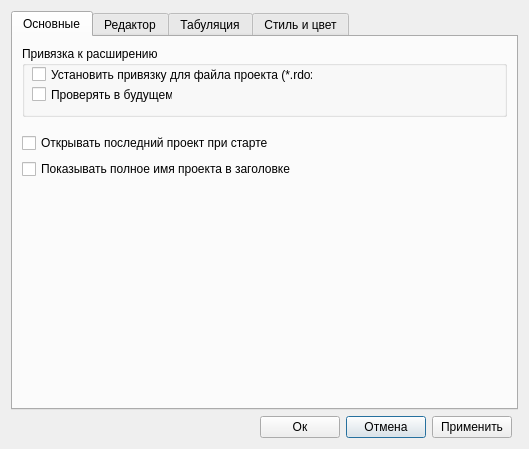
<?xml version="1.0" encoding="UTF-8"?>
<ui version="4.0">
 <class>ViewPreferencesDialog</class>
 <widget class="QDialog" name="ViewPreferencesDialog">
  <property name="geometry">
   <rect>
    <x>0</x>
    <y>0</y>
    <width>499</width>
    <height>449</height>
   </rect>
  </property>
  <property name="windowTitle">
   <string>Настройки</string>
  </property>
  <layout class="QGridLayout" name="gridLayout">
   <item row="1" column="2">
    <widget class="QPushButton" name="buttonCancel">
     <property name="text">
      <string>Отмена</string>
     </property>
    </widget>
   </item>
   <item row="1" column="3">
    <widget class="QPushButton" name="buttonApply">
     <property name="text">
      <string>Применить</string>
     </property>
    </widget>
   </item>
   <item row="1" column="0">
    <spacer name="horizontalSpacer">
     <property name="orientation">
      <enum>Qt::Horizontal</enum>
     </property>
     <property name="sizeHint" stdset="0">
      <size>
       <width>149</width>
       <height>20</height>
      </size>
     </property>
    </spacer>
   </item>
   <item row="1" column="1">
    <widget class="QPushButton" name="buttonOk">
     <property name="text">
      <string>Ок</string>
     </property>
    </widget>
   </item>
   <item row="0" column="0" colspan="5">
    <widget class="QTabWidget" name="tabWidget">
     <property name="currentIndex">
      <number>0</number>
     </property>
     <widget class="QWidget" name="tab_1">
      <property name="accessibleName">
       <string/>
      </property>
      <attribute name="title">
       <string>Основные</string>
      </attribute>
      <layout class="QGridLayout" name="gridLayout_2">
       <item row="0" column="0">
        <layout class="QVBoxLayout" name="verticalLayout_2">
         <item>
          <widget class="QGroupBox" name="groupBox">
           <property name="title">
            <string>Привязка к расширению</string>
           </property>
           <widget class="QCheckBox" name="setupCheckBox">
            <property name="geometry">
             <rect>
              <x>10</x>
              <y>20</y>
              <width>281</width>
              <height>17</height>
             </rect>
            </property>
            <property name="text">
             <string>Установить привязку для файла проекта (*.rdox)</string>
            </property>
           </widget>
           <widget class="QCheckBox" name="checkInFutureCheckBox">
            <property name="geometry">
             <rect>
              <x>10</x>
              <y>40</y>
              <width>141</width>
              <height>17</height>
             </rect>
            </property>
            <property name="text">
             <string>Проверять в будущем</string>
            </property>
           </widget>
          </widget>
         </item>
         <item>
          <spacer name="verticalSpacer_3">
           <property name="orientation">
            <enum>Qt::Vertical</enum>
           </property>
           <property name="sizeType">
            <enum>QSizePolicy::Maximum</enum>
           </property>
           <property name="sizeHint" stdset="0">
            <size>
             <width>20</width>
             <height>10</height>
            </size>
           </property>
          </spacer>
         </item>
         <item>
          <widget class="QCheckBox" name="openLastProjectCheckBox">
           <property name="text">
            <string>Открывать последний проект при старте</string>
           </property>
          </widget>
         </item>
         <item>
          <widget class="QCheckBox" name="showFullNameCheckBox">
           <property name="text">
            <string>Показывать полное имя проекта в заголовке</string>
           </property>
          </widget>
         </item>
        </layout>
       </item>
       <item row="1" column="0">
        <spacer name="verticalSpacer_2">
         <property name="orientation">
          <enum>Qt::Vertical</enum>
         </property>
         <property name="sizeType">
          <enum>QSizePolicy::Minimum</enum>
         </property>
         <property name="sizeHint" stdset="0">
          <size>
           <width>20</width>
           <height>220</height>
          </size>
         </property>
        </spacer>
       </item>
      </layout>
     </widget>
     <widget class="QWidget" name="tab_2">
      <attribute name="title">
       <string>Редактор</string>
      </attribute>
      <layout class="QVBoxLayout" name="verticalLayout">
       <item>
        <layout class="QHBoxLayout" name="horizontalLayout">
         <item>
          <widget class="QGroupBox" name="groupBoxAutoComplete">
           <property name="sizePolicy">
            <sizepolicy hsizetype="Expanding" vsizetype="Expanding">
             <horstretch>0</horstretch>
             <verstretch>0</verstretch>
            </sizepolicy>
           </property>
           <property name="minimumSize">
            <size>
             <width>200</width>
             <height>100</height>
            </size>
           </property>
           <property name="title">
            <string>Авто-завершение</string>
           </property>
           <widget class="QCheckBox" name="checkBoxCodeCompUse">
            <property name="geometry">
             <rect>
              <x>10</x>
              <y>20</y>
              <width>171</width>
              <height>17</height>
             </rect>
            </property>
            <property name="sizePolicy">
             <sizepolicy hsizetype="Expanding" vsizetype="Fixed">
              <horstretch>0</horstretch>
              <verstretch>0</verstretch>
             </sizepolicy>
            </property>
            <property name="text">
             <string>Включить</string>
            </property>
           </widget>
           <widget class="QRadioButton" name="radioButtonFullList">
            <property name="geometry">
             <rect>
              <x>20</x>
              <y>50</y>
              <width>131</width>
              <height>17</height>
             </rect>
            </property>
            <property name="text">
             <string>Полный список</string>
            </property>
           </widget>
           <widget class="QRadioButton" name="radioButtonNearestWords">
            <property name="geometry">
             <rect>
              <x>20</x>
              <y>70</y>
              <width>171</width>
              <height>17</height>
             </rect>
            </property>
            <property name="sizePolicy">
             <sizepolicy hsizetype="Expanding" vsizetype="Fixed">
              <horstretch>0</horstretch>
              <verstretch>0</verstretch>
             </sizepolicy>
            </property>
            <property name="text">
             <string>Только ближайшие слова</string>
            </property>
           </widget>
          </widget>
         </item>
         <item>
          <widget class="QGroupBox" name="groupBoxLeft">
           <property name="sizePolicy">
            <sizepolicy hsizetype="Expanding" vsizetype="Expanding">
             <horstretch>0</horstretch>
             <verstretch>0</verstretch>
            </sizepolicy>
           </property>
           <property name="minimumSize">
            <size>
             <width>200</width>
             <height>100</height>
            </size>
           </property>
           <property name="title">
            <string>Слева</string>
           </property>
           <widget class="QCheckBox" name="checkBoxMarginFold">
            <property name="geometry">
             <rect>
              <x>10</x>
              <y>20</y>
              <width>281</width>
              <height>17</height>
             </rect>
            </property>
            <property name="text">
             <string>Выводить группы</string>
            </property>
           </widget>
           <widget class="QCheckBox" name="checkBoxMarginBookmark">
            <property name="geometry">
             <rect>
              <x>10</x>
              <y>40</y>
              <width>281</width>
              <height>17</height>
             </rect>
            </property>
            <property name="text">
             <string>Выводить закладки</string>
            </property>
           </widget>
           <widget class="QCheckBox" name="checkBoxMarginLineNum">
            <property name="geometry">
             <rect>
              <x>10</x>
              <y>60</y>
              <width>301</width>
              <height>21</height>
             </rect>
            </property>
            <property name="sizePolicy">
             <sizepolicy hsizetype="Expanding" vsizetype="Fixed">
              <horstretch>0</horstretch>
              <verstretch>0</verstretch>
             </sizepolicy>
            </property>
            <property name="text">
             <string>Выводить номера строк</string>
            </property>
           </widget>
          </widget>
         </item>
        </layout>
       </item>
       <item>
        <spacer name="verticalSpacer">
         <property name="orientation">
          <enum>Qt::Vertical</enum>
         </property>
         <property name="sizeType">
          <enum>QSizePolicy::Expanding</enum>
         </property>
         <property name="sizeHint" stdset="0">
          <size>
           <width>20</width>
           <height>173</height>
          </size>
         </property>
        </spacer>
       </item>
      </layout>
     </widget>
     <widget class="QWidget" name="tab_3">
      <attribute name="title">
       <string>Табуляция</string>
      </attribute>
      <layout class="QGridLayout" name="gridLayout_3">
       <item row="0" column="0">
        <widget class="QGroupBox" name="groupBox_2">
         <property name="title">
          <string/>
         </property>
         <layout class="QGridLayout" name="gridLayout_4">
          <item row="0" column="0">
           <layout class="QHBoxLayout" name="horizontalLayout_4">
            <item>
             <layout class="QVBoxLayout" name="verticalLayout_3">
              <property name="sizeConstraint">
               <enum>QLayout::SetMinimumSize</enum>
              </property>
              <item>
               <layout class="QHBoxLayout" name="horizontalLayout_2">
                <item>
                 <widget class="QLabel" name="tabSizeLabel">
                  <property name="sizePolicy">
                   <sizepolicy hsizetype="Fixed" vsizetype="Preferred">
                    <horstretch>0</horstretch>
                    <verstretch>0</verstretch>
                   </sizepolicy>
                  </property>
                  <property name="text">
                   <string>Размер табуляции</string>
                  </property>
                 </widget>
                </item>
                <item>
                 <spacer name="horizontalSpacer_3">
                  <property name="orientation">
                   <enum>Qt::Horizontal</enum>
                  </property>
                  <property name="sizeHint" stdset="0">
                   <size>
                    <width>40</width>
                    <height>20</height>
                   </size>
                  </property>
                 </spacer>
                </item>
                <item>
                 <widget class="QLineEdit" name="tabSizeLineEdit">
                  <property name="sizePolicy">
                   <sizepolicy hsizetype="Fixed" vsizetype="Fixed">
                    <horstretch>0</horstretch>
                    <verstretch>0</verstretch>
                   </sizepolicy>
                  </property>
                  <property name="maximumSize">
                   <size>
                    <width>70</width>
                    <height>16777215</height>
                   </size>
                  </property>
                 </widget>
                </item>
               </layout>
              </item>
              <item>
               <layout class="QHBoxLayout" name="horizontalLayout_3">
                <item>
                 <widget class="QLabel" name="indentSizeLabel">
                  <property name="text">
                   <string>Размер отступа</string>
                  </property>
                 </widget>
                </item>
                <item>
                 <spacer name="horizontalSpacer_2">
                  <property name="orientation">
                   <enum>Qt::Horizontal</enum>
                  </property>
                  <property name="sizeHint" stdset="0">
                   <size>
                    <width>40</width>
                    <height>20</height>
                   </size>
                  </property>
                 </spacer>
                </item>
                <item>
                 <widget class="QLineEdit" name="indentSizeLineEdit">
                  <property name="minimumSize">
                   <size>
                    <width>70</width>
                    <height>0</height>
                   </size>
                  </property>
                  <property name="maximumSize">
                   <size>
                    <width>70</width>
                    <height>16777215</height>
                   </size>
                  </property>
                 </widget>
                </item>
               </layout>
              </item>
             </layout>
            </item>
            <item>
             <layout class="QVBoxLayout" name="verticalLayout_4">
              <item>
               <widget class="QCheckBox" name="useTabSymbolCheckBox">
                <property name="text">
                 <string>Использовать символ табуляции (не пробел)</string>
                </property>
               </widget>
              </item>
              <item>
               <widget class="QCheckBox" name="indentAsTabcheckBox">
                <property name="text">
                 <string>Отступ через табуляцию</string>
                </property>
               </widget>
              </item>
             </layout>
            </item>
           </layout>
          </item>
          <item row="1" column="0">
           <layout class="QVBoxLayout" name="verticalLayout_6">
            <item>
             <layout class="QVBoxLayout" name="verticalLayout_5">
              <item>
               <widget class="QRadioButton" name="eraseWithTabRadioButton">
                <property name="text">
                 <string>Стирать табуляцией</string>
                </property>
               </widget>
              </item>
              <item>
               <widget class="QRadioButton" name="eraseWithIndentRadioButton">
                <property name="text">
                 <string>Стирать отступом</string>
                </property>
               </widget>
              </item>
             </layout>
            </item>
            <item>
             <widget class="QCheckBox" name="autoIndentCheckBox">
              <property name="text">
               <string>Авто-отступ</string>
              </property>
             </widget>
            </item>
           </layout>
          </item>
         </layout>
        </widget>
       </item>
       <item row="1" column="0">
        <spacer name="verticalSpacer_4">
         <property name="orientation">
          <enum>Qt::Vertical</enum>
         </property>
         <property name="sizeType">
          <enum>QSizePolicy::Minimum</enum>
         </property>
         <property name="sizeHint" stdset="0">
          <size>
           <width>20</width>
           <height>180</height>
          </size>
         </property>
        </spacer>
       </item>
      </layout>
     </widget>
     <widget class="QWidget" name="tab_4">
      <attribute name="title">
       <string>Стиль и цвет</string>
      </attribute>
      <layout class="QGridLayout" name="gridLayout_5">
       <item row="4" column="1" colspan="2">
        <widget class="QStackedWidget" name="stackedWidget">
         <property name="minimumSize">
          <size>
           <width>0</width>
           <height>90</height>
          </size>
         </property>
         <property name="currentIndex">
          <number>0</number>
         </property>
         <widget class="QWidget" name="pageRoot">
          <layout class="QGridLayout" name="gridLayout_7">
           <item row="1" column="0">
            <layout class="QHBoxLayout" name="horizontalLayout_15">
             <item>
              <widget class="QLabel" name="label_12">
               <property name="text">
                <string>Показать как</string>
               </property>
              </widget>
             </item>
             <item>
              <widget class="QComboBox" name="switchPreviewComboBox">
               <property name="minimumSize">
                <size>
                 <width>100</width>
                 <height>0</height>
                </size>
               </property>
              </widget>
             </item>
             <item>
              <spacer name="horizontalSpacer_7">
               <property name="orientation">
                <enum>Qt::Horizontal</enum>
               </property>
               <property name="sizeHint" stdset="0">
                <size>
                 <width>40</width>
                 <height>20</height>
                </size>
               </property>
              </spacer>
             </item>
            </layout>
           </item>
           <item row="0" column="0">
            <spacer name="verticalSpacer_5">
             <property name="orientation">
              <enum>Qt::Vertical</enum>
             </property>
             <property name="sizeHint" stdset="0">
              <size>
               <width>20</width>
               <height>40</height>
              </size>
             </property>
            </spacer>
           </item>
          </layout>
         </widget>
         <widget class="QWidget" name="pageText">
          <layout class="QGridLayout" name="gridLayout_6">
           <item row="0" column="0">
            <layout class="QHBoxLayout" name="horizontalLayout_9">
             <item>
              <widget class="QCheckBox" name="wordWrapEditorCheckBox">
               <property name="text">
                <string>Перенос слов</string>
               </property>
              </widget>
             </item>
             <item>
              <widget class="QCheckBox" name="horzScrollEditorCheckBox">
               <property name="text">
                <string>Горизонтальная прокрутка</string>
               </property>
              </widget>
             </item>
            </layout>
           </item>
           <item row="1" column="0">
            <layout class="QHBoxLayout" name="horizontalLayout_16">
             <item>
              <layout class="QHBoxLayout" name="horizontalLayout_17">
               <item>
                <widget class="QLabel" name="label_9">
                 <property name="text">
                  <string>Группа</string>
                 </property>
                </widget>
               </item>
               <item>
                <widget class="QComboBox" name="comboBox_9">
                 <property name="minimumSize">
                  <size>
                   <width>110</width>
                   <height>0</height>
                  </size>
                 </property>
                </widget>
               </item>
              </layout>
             </item>
             <item>
              <layout class="QHBoxLayout" name="horizontalLayout_18">
               <item>
                <widget class="QLabel" name="label_11">
                 <property name="text">
                  <string>Закладка</string>
                 </property>
                </widget>
               </item>
               <item>
                <widget class="QComboBox" name="comboBox_10">
                 <property name="minimumSize">
                  <size>
                   <width>80</width>
                   <height>0</height>
                  </size>
                 </property>
                </widget>
               </item>
              </layout>
             </item>
            </layout>
           </item>
           <item row="2" column="0">
            <widget class="QCheckBox" name="checkBox_13">
             <property name="text">
              <string>Группа для комментариев</string>
             </property>
            </widget>
           </item>
           <item row="3" column="0">
            <spacer name="verticalSpacer_11">
             <property name="orientation">
              <enum>Qt::Vertical</enum>
             </property>
             <property name="sizeHint" stdset="0">
              <size>
               <width>20</width>
               <height>40</height>
              </size>
             </property>
            </spacer>
           </item>
          </layout>
         </widget>
         <widget class="QWidget" name="pageCompile">
          <layout class="QGridLayout" name="gridLayout_8">
           <item row="0" column="0">
            <layout class="QHBoxLayout" name="horizontalLayout_19">
             <item>
              <widget class="QCheckBox" name="wordWrapBuildCheckBox">
               <property name="text">
                <string>Перенос слов</string>
               </property>
              </widget>
             </item>
             <item>
              <widget class="QCheckBox" name="horzScrollBuildCheckBox">
               <property name="text">
                <string>Горизонтальная прокрутка</string>
               </property>
              </widget>
             </item>
            </layout>
           </item>
           <item row="2" column="0">
            <spacer name="verticalSpacer_6">
             <property name="orientation">
              <enum>Qt::Vertical</enum>
             </property>
             <property name="sizeHint" stdset="0">
              <size>
               <width>20</width>
               <height>40</height>
              </size>
             </property>
            </spacer>
           </item>
           <item row="1" column="0">
            <widget class="QCheckBox" name="checkBox_18">
             <property name="text">
              <string>Вывод предупреждений</string>
             </property>
            </widget>
           </item>
          </layout>
         </widget>
         <widget class="QWidget" name="pageDebug">
          <layout class="QGridLayout" name="gridLayout_9">
           <item row="0" column="0">
            <layout class="QHBoxLayout" name="horizontalLayout_20">
             <item>
              <widget class="QCheckBox" name="wordWrapDebugCheckBox">
               <property name="text">
                <string>Перенос слов</string>
               </property>
              </widget>
             </item>
             <item>
              <widget class="QCheckBox" name="horzScrollDebugCheckBox">
               <property name="text">
                <string>Горизонтальная прокрутка</string>
               </property>
              </widget>
             </item>
            </layout>
           </item>
           <item row="1" column="0">
            <spacer name="verticalSpacer_7">
             <property name="orientation">
              <enum>Qt::Vertical</enum>
             </property>
             <property name="sizeHint" stdset="0">
              <size>
               <width>20</width>
               <height>40</height>
              </size>
             </property>
            </spacer>
           </item>
          </layout>
         </widget>
         <widget class="QWidget" name="pageTrace">
          <layout class="QGridLayout" name="gridLayout_10">
           <item row="0" column="1">
            <layout class="QHBoxLayout" name="horizontalLayout_22">
             <item>
              <widget class="QLabel" name="label_14">
               <property name="text">
                <string>Горизонт. отступ</string>
               </property>
              </widget>
             </item>
             <item>
              <widget class="QLineEdit" name="lineEdit_4"/>
             </item>
            </layout>
           </item>
           <item row="0" column="0">
            <layout class="QHBoxLayout" name="horizontalLayout_21">
             <item>
              <widget class="QLabel" name="label_13">
               <property name="text">
                <string>Верт. отступ</string>
               </property>
              </widget>
             </item>
             <item>
              <widget class="QLineEdit" name="lineEdit_3"/>
             </item>
            </layout>
           </item>
           <item row="1" column="0">
            <spacer name="verticalSpacer_8">
             <property name="orientation">
              <enum>Qt::Vertical</enum>
             </property>
             <property name="sizeHint" stdset="0">
              <size>
               <width>20</width>
               <height>40</height>
              </size>
             </property>
            </spacer>
           </item>
          </layout>
         </widget>
         <widget class="QWidget" name="pageResult">
          <layout class="QGridLayout" name="gridLayout_11">
           <item row="0" column="0">
            <layout class="QHBoxLayout" name="horizontalLayout_23">
             <item>
              <widget class="QCheckBox" name="wordWrapResultsCheckBox">
               <property name="text">
                <string>Перенос слов</string>
               </property>
              </widget>
             </item>
             <item>
              <widget class="QCheckBox" name="horzScrollResultsCheckBox">
               <property name="text">
                <string>Горизонтальная прокрутка</string>
               </property>
              </widget>
             </item>
            </layout>
           </item>
           <item row="1" column="0">
            <spacer name="verticalSpacer_9">
             <property name="orientation">
              <enum>Qt::Vertical</enum>
             </property>
             <property name="sizeHint" stdset="0">
              <size>
               <width>20</width>
               <height>44</height>
              </size>
             </property>
            </spacer>
           </item>
          </layout>
         </widget>
         <widget class="QWidget" name="pageSearch">
          <layout class="QGridLayout" name="gridLayout_12">
           <item row="0" column="0">
            <layout class="QHBoxLayout" name="horizontalLayout_24">
             <item>
              <widget class="QCheckBox" name="wordWrapFindCheckBox">
               <property name="text">
                <string>Перенос слов</string>
               </property>
              </widget>
             </item>
             <item>
              <widget class="QCheckBox" name="horzScrollFindCheckBox">
               <property name="text">
                <string>Горизонтальная прокрутка</string>
               </property>
              </widget>
             </item>
            </layout>
           </item>
           <item row="1" column="0">
            <spacer name="verticalSpacer_10">
             <property name="orientation">
              <enum>Qt::Vertical</enum>
             </property>
             <property name="sizeHint" stdset="0">
              <size>
               <width>20</width>
               <height>44</height>
              </size>
             </property>
            </spacer>
           </item>
          </layout>
         </widget>
         <widget class="QWidget" name="pageChart">
          <layout class="QGridLayout" name="gridLayout_13">
           <item row="0" column="0">
            <layout class="QHBoxLayout" name="horizontalLayout_26">
             <item>
              <widget class="QLabel" name="label_15">
               <property name="text">
                <string>Заголовок</string>
               </property>
              </widget>
             </item>
             <item>
              <widget class="QComboBox" name="comboBox_12"/>
             </item>
            </layout>
           </item>
           <item row="0" column="1">
            <layout class="QHBoxLayout" name="horizontalLayout_27">
             <item>
              <spacer name="horizontalSpacer_8">
               <property name="orientation">
                <enum>Qt::Horizontal</enum>
               </property>
               <property name="sizeHint" stdset="0">
                <size>
                 <width>40</width>
                 <height>20</height>
                </size>
               </property>
              </spacer>
             </item>
             <item>
              <widget class="QLabel" name="label_16">
               <property name="text">
                <string>Легенда</string>
               </property>
              </widget>
             </item>
             <item>
              <widget class="QComboBox" name="comboBox_13"/>
             </item>
            </layout>
           </item>
           <item row="1" column="0" colspan="2">
            <layout class="QHBoxLayout" name="horizontalLayout_25">
             <item>
              <widget class="QLabel" name="label_17">
               <property name="text">
                <string>Минимальный интервал между значениями</string>
               </property>
              </widget>
             </item>
             <item>
              <widget class="QLineEdit" name="lineEdit_5">
               <property name="maximumSize">
                <size>
                 <width>50</width>
                 <height>16777215</height>
                </size>
               </property>
              </widget>
             </item>
            </layout>
           </item>
           <item row="0" column="2">
            <spacer name="horizontalSpacer_6">
             <property name="orientation">
              <enum>Qt::Horizontal</enum>
             </property>
             <property name="sizeHint" stdset="0">
              <size>
               <width>40</width>
               <height>20</height>
              </size>
             </property>
            </spacer>
           </item>
          </layout>
         </widget>
         <widget class="QWidget" name="pageAnimation"/>
        </widget>
       </item>
       <item row="0" column="1">
        <layout class="QHBoxLayout" name="horizontalLayout_7">
         <item>
          <widget class="QLabel" name="label_3">
           <property name="text">
            <string>Тема</string>
           </property>
          </widget>
         </item>
         <item>
          <spacer name="horizontalSpacer_4">
           <property name="orientation">
            <enum>Qt::Horizontal</enum>
           </property>
           <property name="sizeHint" stdset="0">
            <size>
             <width>13</width>
             <height>17</height>
            </size>
           </property>
          </spacer>
         </item>
         <item>
          <widget class="QComboBox" name="comboBox">
           <property name="minimumSize">
            <size>
             <width>160</width>
             <height>0</height>
            </size>
           </property>
          </widget>
         </item>
        </layout>
       </item>
       <item row="1" column="1" colspan="2">
        <layout class="QHBoxLayout" name="horizontalLayout_8">
         <item>
          <widget class="QFontComboBox" name="fontComboBox">
           <property name="minimumSize">
            <size>
             <width>200</width>
             <height>0</height>
            </size>
           </property>
          </widget>
         </item>
         <item>
          <widget class="QComboBox" name="fontSizeComboBox">
           <property name="minimumSize">
            <size>
             <width>90</width>
             <height>0</height>
            </size>
           </property>
           <item>
            <property name="text">
             <string>8</string>
            </property>
           </item>
           <item>
            <property name="text">
             <string>9</string>
            </property>
           </item>
           <item>
            <property name="text">
             <string>10</string>
            </property>
           </item>
           <item>
            <property name="text">
             <string>11</string>
            </property>
           </item>
           <item>
            <property name="text">
             <string>12</string>
            </property>
           </item>
           <item>
            <property name="text">
             <string>14</string>
            </property>
           </item>
           <item>
            <property name="text">
             <string>16</string>
            </property>
           </item>
           <item>
            <property name="text">
             <string>18</string>
            </property>
           </item>
           <item>
            <property name="text">
             <string>20</string>
            </property>
           </item>
           <item>
            <property name="text">
             <string>22</string>
            </property>
           </item>
           <item>
            <property name="text">
             <string>24</string>
            </property>
           </item>
           <item>
            <property name="text">
             <string>26</string>
            </property>
           </item>
           <item>
            <property name="text">
             <string>28</string>
            </property>
           </item>
           <item>
            <property name="text">
             <string>36</string>
            </property>
           </item>
           <item>
            <property name="text">
             <string>48</string>
            </property>
           </item>
           <item>
            <property name="text">
             <string>72</string>
            </property>
           </item>
          </widget>
         </item>
        </layout>
       </item>
       <item row="2" column="1">
        <layout class="QHBoxLayout" name="horizontalLayout_5">
         <item>
          <widget class="QLabel" name="label_4">
           <property name="text">
            <string>Текст</string>
           </property>
          </widget>
         </item>
         <item>
          <widget class="QComboBox" name="comboBox_2">
           <property name="minimumSize">
            <size>
             <width>115</width>
             <height>0</height>
            </size>
           </property>
          </widget>
         </item>
         <item>
          <widget class="QToolButton" name="toolButton">
           <property name="text">
            <string>...</string>
           </property>
          </widget>
         </item>
        </layout>
       </item>
       <item row="0" column="0" rowspan="5">
        <widget class="QTreeWidget" name="treeWidget">
         <property name="horizontalScrollBarPolicy">
          <enum>Qt::ScrollBarAsNeeded</enum>
         </property>
         <attribute name="headerVisible">
          <bool>false</bool>
         </attribute>
         <column>
          <property name="text">
           <string/>
          </property>
         </column>
        </widget>
       </item>
       <item row="2" column="2" rowspan="2">
        <layout class="QVBoxLayout" name="verticalLayout_7">
         <item>
          <widget class="QCheckBox" name="boldCheckBox">
           <property name="text">
            <string>Утолстить</string>
           </property>
          </widget>
         </item>
         <item>
          <widget class="QCheckBox" name="italicCheckBox">
           <property name="text">
            <string>Наклонить</string>
           </property>
          </widget>
         </item>
         <item>
          <widget class="QCheckBox" name="underlineCheckBox">
           <property name="text">
            <string>Подчеркнуть</string>
           </property>
          </widget>
         </item>
        </layout>
       </item>
       <item row="3" column="1">
        <layout class="QHBoxLayout" name="horizontalLayout_6">
         <item>
          <widget class="QLabel" name="label_5">
           <property name="text">
            <string>Фон</string>
           </property>
          </widget>
         </item>
         <item>
          <widget class="QComboBox" name="comboBox_4">
           <property name="minimumSize">
            <size>
             <width>115</width>
             <height>0</height>
            </size>
           </property>
          </widget>
         </item>
         <item>
          <widget class="QToolButton" name="toolButton_2">
           <property name="text">
            <string>...</string>
           </property>
          </widget>
         </item>
        </layout>
       </item>
       <item row="5" column="0" colspan="3">
        <widget class="QStackedWidget" name="previewStackedWidget">
         <property name="frameShape">
          <enum>QFrame::Box</enum>
         </property>
         <property name="frameShadow">
          <enum>QFrame::Plain</enum>
         </property>
        </widget>
       </item>
      </layout>
     </widget>
    </widget>
   </item>
  </layout>
 </widget>
 <resources/>
 <connections/>
</ui>
